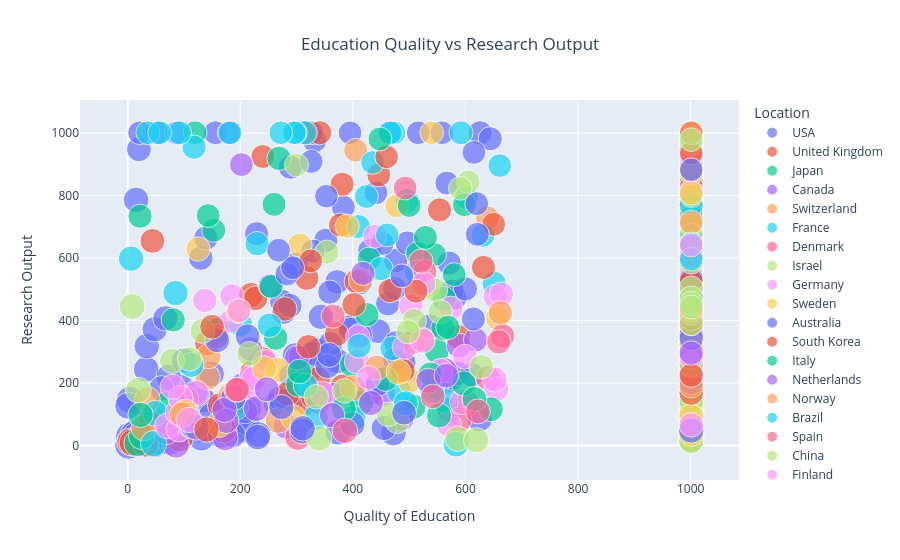

Notebook code for this chart:
### Code cell
fig = px.scatter(df, x="Quality\xa0of Education", y="Research Output",
                 size="Score", color="Location", hover_name="Institution",
                 title="Education Quality vs Research Output")
fig.update_layout(title_x=0.5)
fig.show()
